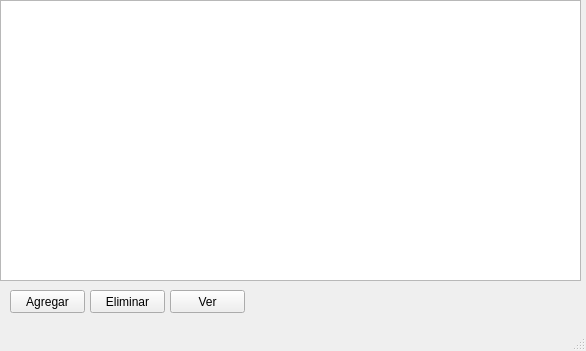
<?xml version="1.0" encoding="UTF-8"?>
<ui version="4.0">
 <class>MainWindow</class>
 <widget class="QMainWindow" name="MainWindow">
  <property name="geometry">
   <rect>
    <x>0</x>
    <y>0</y>
    <width>586</width>
    <height>351</height>
   </rect>
  </property>
  <property name="windowTitle">
   <string>MainWindow</string>
  </property>
  <widget class="QWidget" name="centralwidget">
   <widget class="QPushButton" name="btnAgregar">
    <property name="geometry">
     <rect>
      <x>10</x>
      <y>290</y>
      <width>75</width>
      <height>23</height>
     </rect>
    </property>
    <property name="text">
     <string>Agregar</string>
    </property>
   </widget>
   <widget class="QPushButton" name="btnVer">
    <property name="geometry">
     <rect>
      <x>170</x>
      <y>290</y>
      <width>75</width>
      <height>23</height>
     </rect>
    </property>
    <property name="text">
     <string>Ver</string>
    </property>
   </widget>
   <widget class="QPushButton" name="btnEliminar">
    <property name="geometry">
     <rect>
      <x>90</x>
      <y>290</y>
      <width>75</width>
      <height>23</height>
     </rect>
    </property>
    <property name="text">
     <string>Eliminar</string>
    </property>
   </widget>
   <widget class="QTableView" name="tblProductos">
    <property name="geometry">
     <rect>
      <x>0</x>
      <y>0</y>
      <width>581</width>
      <height>281</height>
     </rect>
    </property>
   </widget>
  </widget>
  <widget class="QMenuBar" name="menubar">
   <property name="geometry">
    <rect>
     <x>0</x>
     <y>0</y>
     <width>586</width>
     <height>21</height>
    </rect>
   </property>
  </widget>
  <widget class="QStatusBar" name="statusbar"/>
 </widget>
 <resources/>
 <connections/>
</ui>
